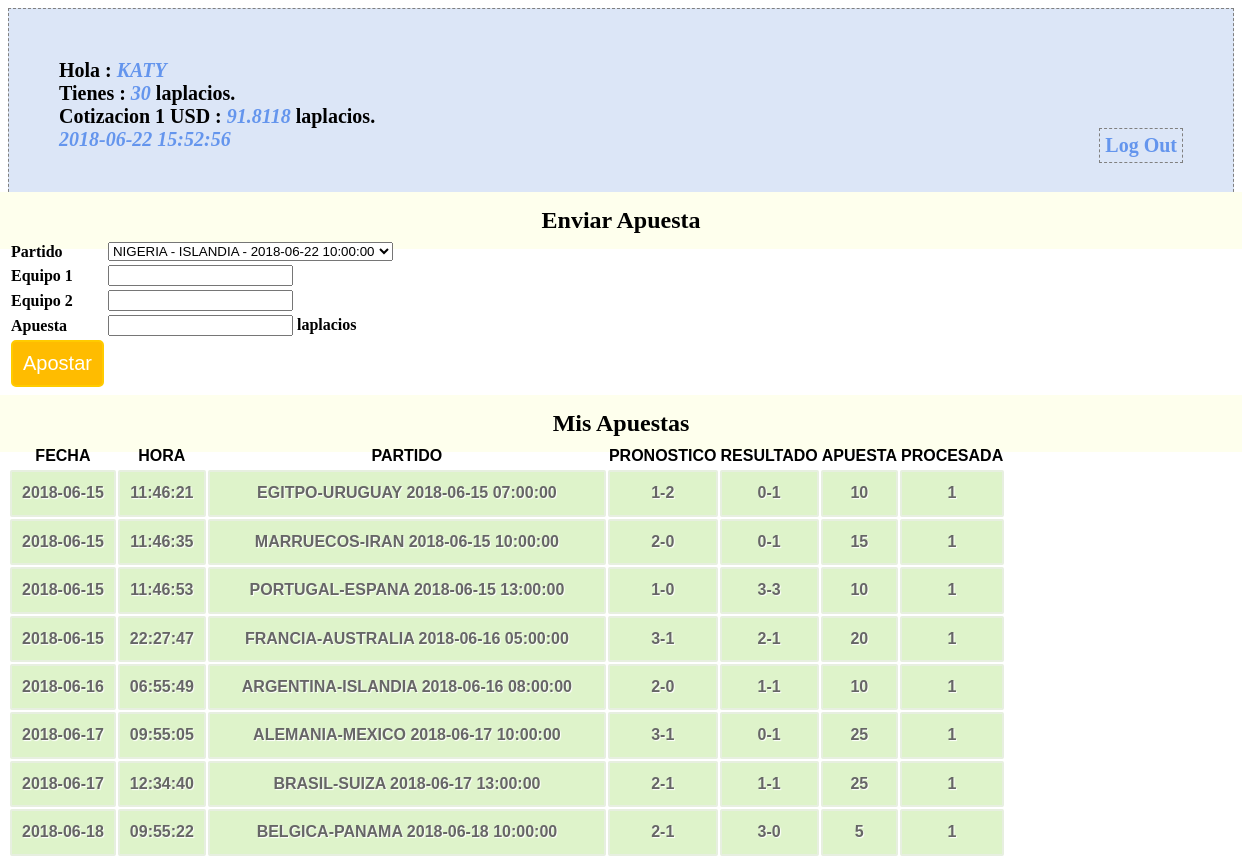
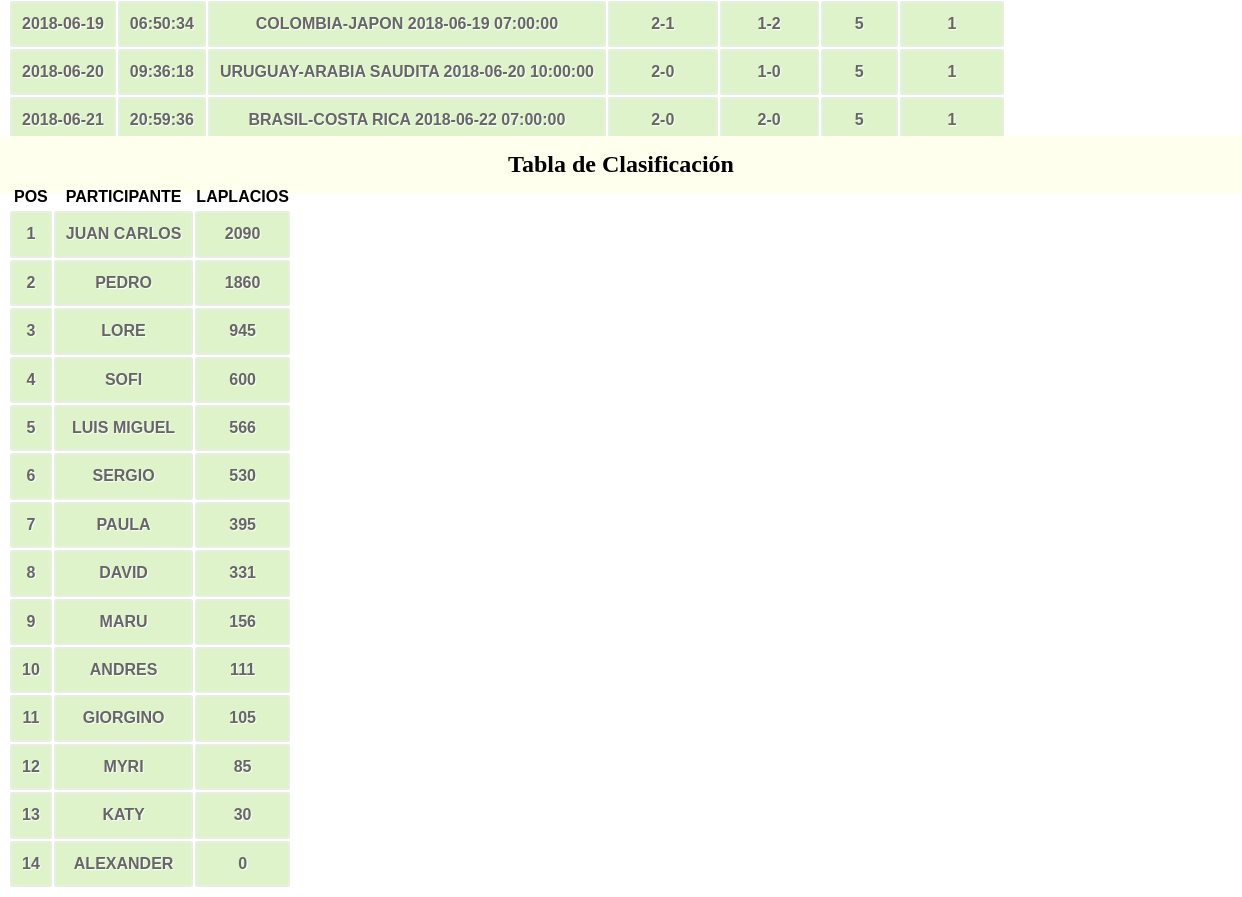
The app's page /profile.php (signed in) with its own data (2 pictures, top to bottom).
### tables this page shows
CREATE TABLE `participantes` (
  `id_participante` bigint(20) unsigned NOT NULL AUTO_INCREMENT COMMENT 'id participante',
  `nombre` varchar(60) NOT NULL COMMENT 'nombre participante',
  `saldo` int(11) NOT NULL COMMENT 'valor del saldo',
  `passwd` varchar(10) NOT NULL,
  PRIMARY KEY (`id_participante`),
  UNIQUE KEY `id_participante` (`id_participante`)
);

CREATE TABLE `banco_central_laplacio` (
  `total_laplacios` int(11) NOT NULL,
  `total_dolares` int(11) NOT NULL,
  `reserva` int(11) NOT NULL,
  `impresos` int(11) NOT NULL,
  `cotizacion` float NOT NULL
);

CREATE TABLE `apuestas` (
  `id_apuesta` bigint(20) unsigned NOT NULL AUTO_INCREMENT,
  `id_participante` bigint(20) NOT NULL,
  `id_partido` bigint(20) NOT NULL,
  `apuesta_equipo_1` int(11) NOT NULL,
  `apuesta_equipo_2` int(11) NOT NULL,
  `apuesta_valor` int(11) NOT NULL,
  `apuesta_fecha` date NOT NULL,
  `apuesta_hora` time NOT NULL,
  `procesada` tinyint(1) DEFAULT NULL,
  PRIMARY KEY (`id_apuesta`),
  UNIQUE KEY `id_apuesta` (`id_apuesta`)
);

CREATE TABLE `partidos` (
  `id_partido` bigint(20) unsigned NOT NULL AUTO_INCREMENT,
  `equipo_1` varchar(50) NOT NULL,
  `equipo_2` varchar(50) NOT NULL,
  `fecha` date NOT NULL,
  `hora` time NOT NULL,
  `resultado_equipo_1` int(11) DEFAULT NULL,
  `resultado_equipo_2` int(11) DEFAULT NULL,
  `revisado` tinyint(1) DEFAULT NULL,
  PRIMARY KEY (`id_partido`),
  UNIQUE KEY `id_partido` (`id_partido`)
);

### conn.php (called while the page is built, shortened)
<?php
$connection = mysql_connect("localhost", "laplacios2018", "");
$user_check=$_SESSION['login_user'];
$ses_sql=mysql_query("select id_participante,nombre,saldo from participantes where nombre='$user_check'", $connection);
$row = mysql_fetch_assoc($ses_sql);
$login_session =$row['nombre'];
$login_id = $row['id_participante'];
$login_saldo = $row['saldo'];
?>

### session.php (called while the page is built, shortened)
<?php
require_once('conn.php');
$current_date = date('Y-m-d');
$current_time = date('H:i:s');
$games_query=mysql_query("SELECT DISTINCT id_partido,equipo_1,equipo_2,fecha,hora FROM partidos WHERE fecha >= '$current_date' AND revisado='0'",$connection);
$bets_query=mysql_query("select * from apuestas where id_participante='$login_id'");
$leader_query= mysql_query("select nombre,saldo from participantes order by saldo desc");
$total_banco_prev_query = mysql_query("SELECT * FROM banco_central_laplacio WHERE 1");
$total_banco_prev_row = mysql_fetch_array($total_banco_prev_query);
?>

### profile.php (the view, shortened to what this page needs)
<?php
include('session.php');
?>
<!DOCTYPE html>
<html>
<head>
<link href="style.css" rel="stylesheet" type="text/css">
</head>
<body>
<div id="profile">
<b id="welcome">Hola : <i><?php echo $login_session;?></i></b><br/>
<b>Tienes : <i><?php echo $login_saldo;?></i> laplacios.</b><br/>
<b>Cotizacion 1 USD : <i><?php echo $total_banco_prev_row[4];?></i> laplacios.</b><br/>
<b><i><?php echo $current_date.' '.$current_time; ?></i>
<b id="logout"><a href="logout.php">Log Out</a></b>
</div>
<div>
  <h2>Enviar Apuesta</h2>
  <form id="form" name="form" method="post" action="">
  <table>
    <tr>
      <td>Partido</td>
      <td>
        <select name="id_partido">
          <?php
          while($game = mysql_fetch_array($games_query)) {
            $partido_name = $game[1] . " - " . $game[2] . " - " . $game[3] . " " . $game[4];
            echo '<option value="'.$game[0].'">'.$partido_name.'</option>';
          }
          echo "</select>";
          ?>
      </td>
    </tr>
    <tr>
      <td>Equipo 1</td>
      <td><input id="number" min="0" step="1" type="number" name="apuesta_equipo_1" /></td>
    </tr>
    <tr>
      <td>Equipo 2</td>
      <td><input id="number" min="0" step="1" type="number" name="apuesta_equipo_2" /></td>
    </tr>
    <tr>
      <td>Apuesta</td>
      <td><input id="number" min="0" step="1" type="number" name="apuesta_valor" /> laplacios</td>
    </tr>
    <tr>
      <td><input type="submit" name="submit" id="submit" value="Apostar" /></td>
    </tr>
  </table>
  </form>
</div>
<div class="">
  <h2>Mis Apuestas</h2>
  <table class="table1">
    <thead>
      <tr>
        <th>FECHA</th>
        <th>HORA</th>
        <th>PARTIDO</th>
        <th>PRONOSTICO</th>
        <th>RESULTADO</th>
        <th>APUESTA</th>
        <th>PROCESADA</th>
      </tr>
    </thead>
    <tbody>
    <?php
      while($bet = mysql_fetch_array($bets_query)){
        $g_query = mysql_query("select * from partidos where id_partido='$bet[2]'");
        $g_row = mysql_fetch_array($g_query);
        $match = $g_row[1].'-'.$g_row[2].' '.$g_row[3].' '.$g_row[4];
        $pron = $bet[3].'-'.$bet[4];
        $resultado = $g_row[5].'-'.$g_row[6];
        echo '<tr><td>'.$bet[6].'</td>'.'<td>'.$bet[7].'</td>'.'<td>'.$match.'</td>'.'<td>'.$pron.'</td><td>'.$resultado.'</td><td>'.$bet[5].'</td><td>'.$bet[8].'</td></tr>';
      }
    ?>
    </tbody>
  </table>
</div>
<div class="">
  <h2>Tabla de Clasificación</h2>
  <table class="table1">
    <thead>
      <tr>
        <th>POS</th>
        <th>PARTICIPANTE</th>
        <th>LAPLACIOS</th>
      </tr>
    </thead>
    <tbody>
      <?php
      $indice=1;
      while ($participant = mysql_fetch_array($leader_query)){
        echo '<tr><td>'.$indice.'</td><td>'.$participant[0].'</td><td>'.$participant[1].'</td></tr>';
        $indice = $indice+1;
      }
      ?>
    </tbody>
  </table>
</div>
</body>

### style.css (style rules this page uses)
h2 { background-color:#FEFFED; text-align:center; border-radius:10px 10px 0 0; margin:-10px -40px; padding:15px }
input[type=submit] { width:100%; background-color:#FFBC00; color:#fff; border:2px solid #FFCB00; padding:10px; font-size:20px; cursor:pointer; border-radius:5px; margin-bottom:15px }
#profile { padding:50px; border:1px dashed grey; font-size:20px; background-color:#DCE6F7 }
#logout { float:right; padding:5px; border:dashed 1px gray }
a { text-decoration:none; color:#6495ed }
i { color:#6495ed }
table.table1 { font-family: "Trebuchet MS", sans-serif; font-size: 16px; font-weight: bold; line-height: 1.4em; font-style: normal; border-collapse:separate; }
.table1 tbody td { padding:10px; text-align:center; background-color:#DEF3CA; border: 2px solid #E7EFE0; -moz-border-radius:2px; -webkit-border-radius:2px; border-radius:2px; color:#666; text-shadow:1px 1px 1px #fff; }

### records on screen
participantes: nombre "KATY", saldo "30"
banco_central_laplacio: cotizacion "91.8118"
apuestas: apuesta_fecha "2018-06-15", apuesta_hora "11:46:21", id_partido.hora "EGITPO-URUGUAY 2018-06-15 07:00:00", pron "1-2", id_partido.resultado_equipo_2 "0-1", apuesta_valor "10", procesada "1"
apuestas: apuesta_fecha "2018-06-15", apuesta_hora "11:46:35", id_partido.hora "MARRUECOS-IRAN 2018-06-15 10:00:00", pron "2-0", id_partido.resultado_equipo_2 "0-1", apuesta_valor "15", procesada "1"
apuestas: apuesta_fecha "2018-06-15", apuesta_hora "11:46:53", id_partido.hora "PORTUGAL-ESPANA 2018-06-15 13:00:00", pron "1-0", id_partido.resultado_equipo_2 "3-3", apuesta_valor "10", procesada "1"
apuestas: apuesta_fecha "2018-06-15", apuesta_hora "22:27:47", id_partido.hora "FRANCIA-AUSTRALIA 2018-06-16 05:00:00", pron "3-1", id_partido.resultado_equipo_2 "2-1", apuesta_valor "20", procesada "1"
apuestas: apuesta_fecha "2018-06-16", apuesta_hora "06:55:49", id_partido.hora "ARGENTINA-ISLANDIA 2018-06-16 08:00:00", pron "2-0", id_partido.resultado_equipo_2 "1-1", apuesta_valor "10", procesada "1"
apuestas: apuesta_fecha "2018-06-17", apuesta_hora "09:55:05", id_partido.hora "ALEMANIA-MEXICO 2018-06-17 10:00:00", pron "3-1", id_partido.resultado_equipo_2 "0-1", apuesta_valor "25", procesada "1"
apuestas: apuesta_fecha "2018-06-17", apuesta_hora "12:34:40", id_partido.hora "BRASIL-SUIZA 2018-06-17 13:00:00", pron "2-1", id_partido.resultado_equipo_2 "1-1", apuesta_valor "25", procesada "1"
apuestas: apuesta_fecha "2018-06-18", apuesta_hora "09:55:22", id_partido.hora "BELGICA-PANAMA 2018-06-18 10:00:00", pron "2-1", id_partido.resultado_equipo_2 "3-0", apuesta_valor "5", procesada "1"
apuestas: apuesta_fecha "2018-06-19", apuesta_hora "06:50:34", id_partido.hora "COLOMBIA-JAPON 2018-06-19 07:00:00", pron "2-1", id_partido.resultado_equipo_2 "1-2", apuesta_valor "5", procesada "1"
apuestas: apuesta_fecha "2018-06-20", apuesta_hora "09:36:18", id_partido.hora "URUGUAY-ARABIA SAUDITA 2018-06-20 10:00:00", pron "2-0", id_partido.resultado_equipo_2 "1-0", apuesta_valor "5", procesada "1"
apuestas: apuesta_fecha "2018-06-21", apuesta_hora "20:59:36", id_partido.hora "BRASIL-COSTA RICA 2018-06-22 07:00:00", pron "2-0", id_partido.resultado_equipo_2 "2-0", apuesta_valor "5", procesada "1"
participantes: nombre "JUAN CARLOS", saldo "2090"
participantes: nombre "PEDRO", saldo "1860"
participantes: nombre "LORE", saldo "945"
participantes: nombre "SOFI", saldo "600"
participantes: nombre "LUIS MIGUEL", saldo "566"
participantes: nombre "SERGIO", saldo "530"
participantes: nombre "PAULA", saldo "395"
participantes: nombre "DAVID", saldo "331"
participantes: nombre "MARU", saldo "156"
participantes: nombre "ANDRES", saldo "111"
participantes: nombre "GIORGINO", saldo "105"
participantes: nombre "MYRI", saldo "85"
participantes: nombre "ALEXANDER", saldo "0"

### other values on screen
$current_date "2018-06-22"
$current_time "15:52:56"
form field id_partido "NIGERIA - ISLANDIA - 2018-06-22 10:00:00"
